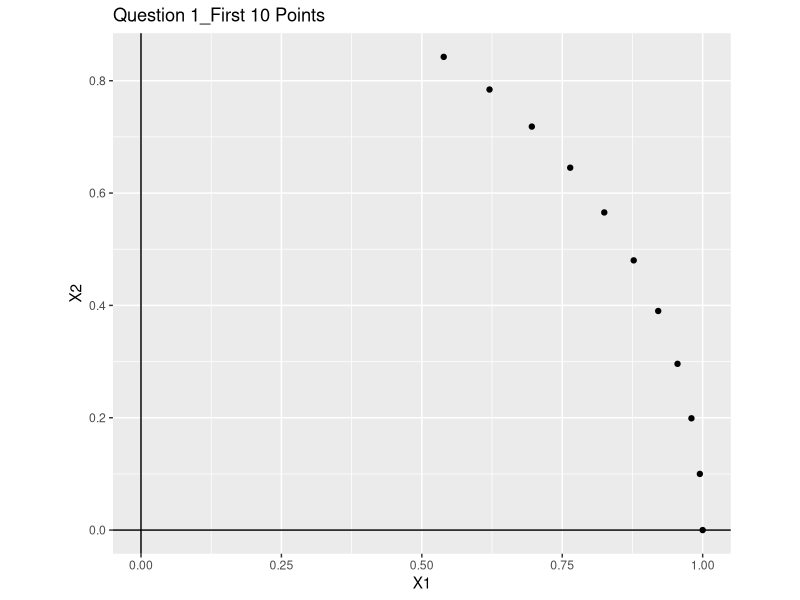
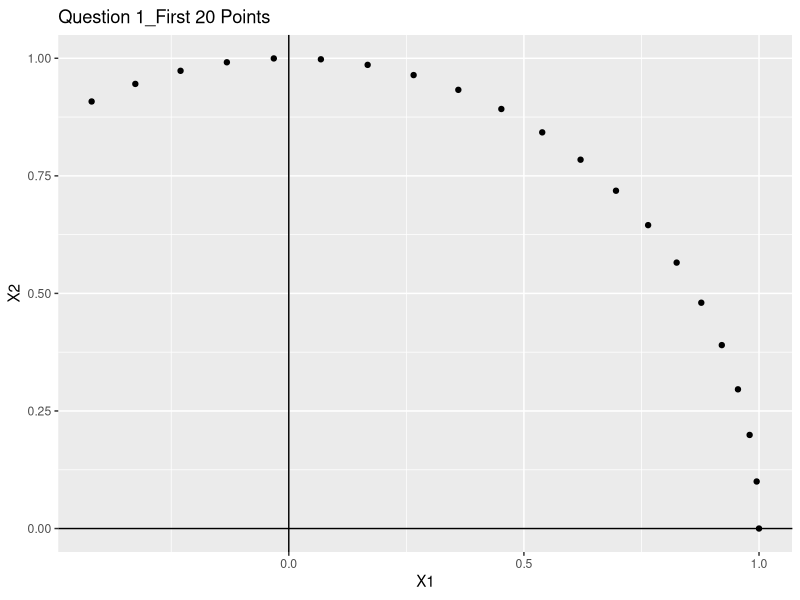
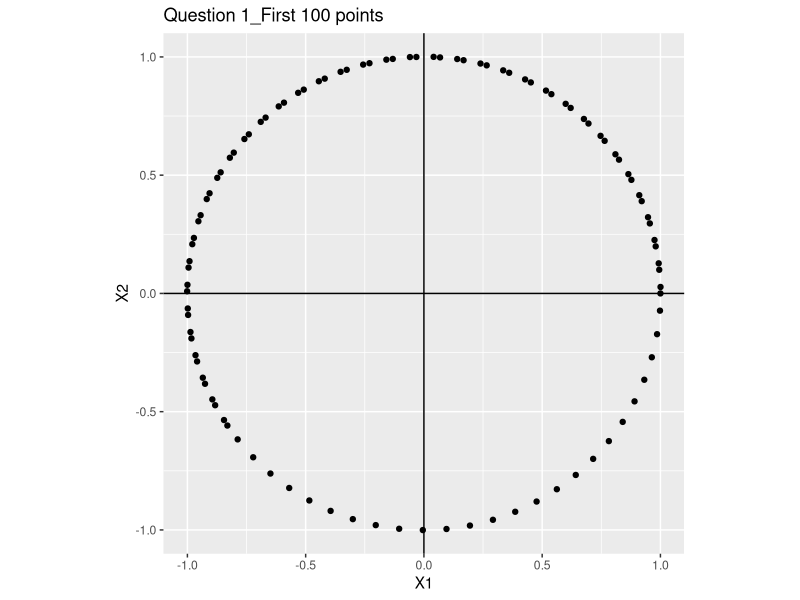
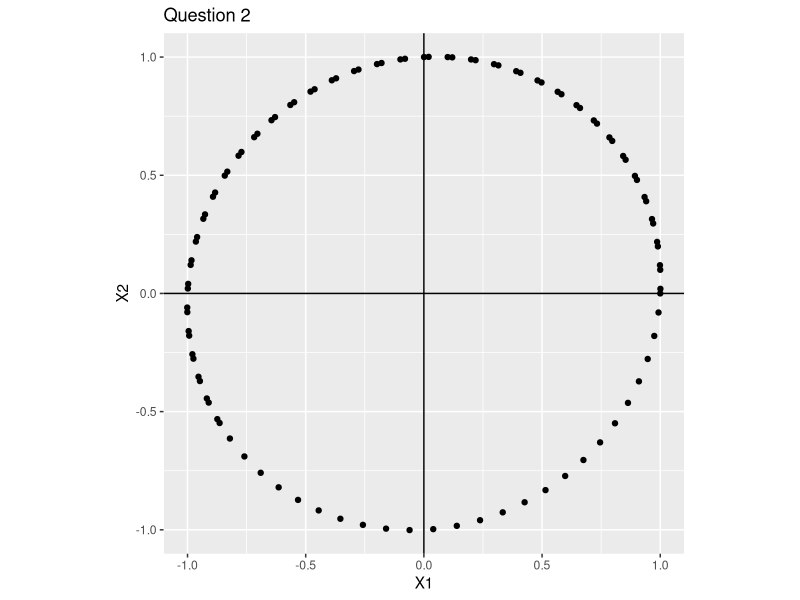
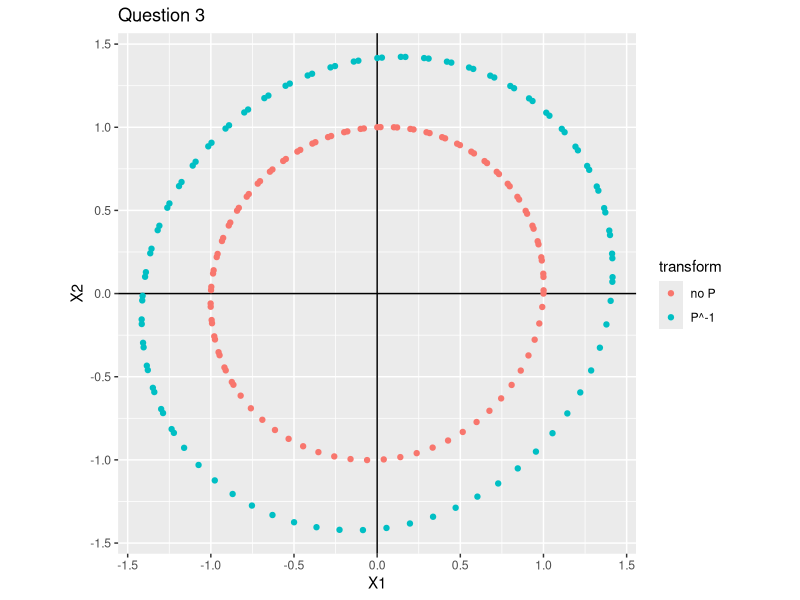
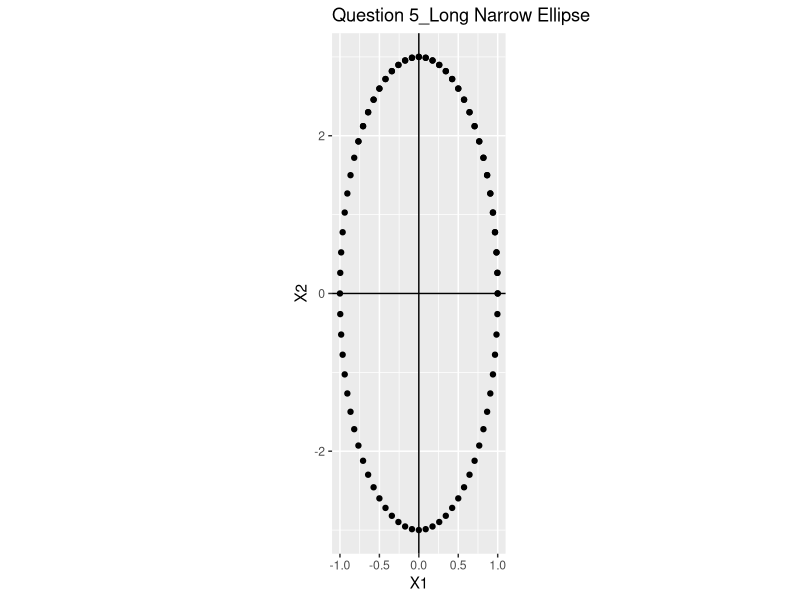
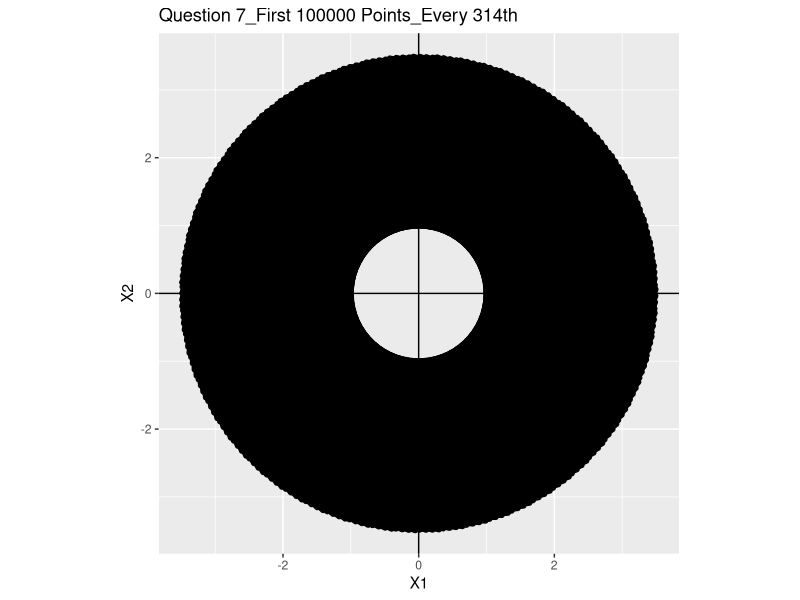
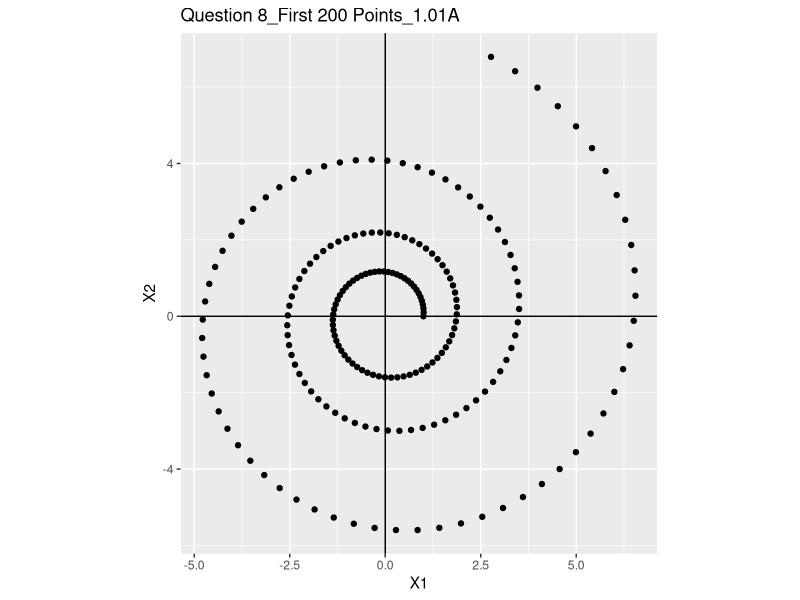

Source code (R) for these figures, in order:
library(expm)
library(ggplot2)

# TODOS:
# 1. q1, run function for needed numbers of points and then plot them. 
# 2. q5, find a matrix that will produce the ellispe. run function and plot
# see https://en.wikipedia.org/wiki/Matrix_representation_of_conic_sections
# 3. q6, figure out what you want to define as "close" to X1 and then plot them
# 4. do q7, q8


# this will perform most of the computations needed

matrix.rotate <- function(x0, matrot, point){
  # start a list with x0 as its only values
  lst <- c(x0)
  
  # set up x current with the intial conditions
  x.current <- t(x0)
  
  for(i in 1:point){
    x.new <-  matrot %*% x.current
    lst <- c(lst, x.new)
    x.current <- x.new
  }
  print(lst)  
  matrix.final <- matrix(lst, nrow = 2, ncol = point + 1)
  return(matrix.final)
}

# q1 consider x(n+1) = x(n) and Ax(n)
# with A = ((.995,-.1)(.1,.995))
# pick some x in R2 and compute first 10 points
# then first 20, then first 100
#############################
#A should wrtiten in this way
#############################
A = matrix(c(.995, .1, -.1, .995), nrow = 2, ncol = 2)


x0 = matrix(c(1,0), nrow = 1, ncol = 2)

q1.10 <- matrix.rotate(x0, A, 10)
q1.20 <- matrix.rotate(x0, A, 20)
q1.100 <- matrix.rotate(x0, A, 100)

A10_df <- data.frame(t(q1.10))
A20_df <- data.frame(t(q1.20))
A100_df <- data.frame(t(q1.100))

ggplot(data = A10_df, aes(x = X1, y = X2)) +
  geom_hline(aes(yintercept = 0)) +
  geom_vline(aes(xintercept = 0)) +
  geom_point() +
  coord_equal(ratio=1) +
  ggtitle("Question 1_First 10 Points")

ggplot(data = A20_df, aes(x = X1, y = X2)) +
  geom_hline(aes(yintercept = 0)) +
  geom_vline(aes(xintercept = 0)) +
  geom_point() +
  coord_equal(ratio=1) +
  ggtitle("Question 1_First 20 Points")

ggplot(data = A100_df, aes(x = X1, y = X2)) +
  geom_hline(aes(yintercept = 0)) +
  geom_vline(aes(xintercept = 0)) +
  geom_point() +
  coord_equal(ratio=1) +
  ggtitle("Question 1_First 100 points")

# q2 now use B = ((1,-.1),(.1,.99))
# compute first 100 points and plot
#############################
#B should written in this way
#############################
B = matrix(c(1, .1, -.1, .99), nrow = 2, ncol = 2)

q2.100 <- matrix.rotate(x0, B, 5)
#############################################################
# Is here should be 100 instead of 5,as the question stated?#
#############################################################
q2.100 <- matrix.rotate(x0, B, 100)
B100_df <- data.frame(t(q2.100))
B100_df$transform <- "no P"

ggplot(data = B100_df, aes(x = X1, y = X2)) +
  geom_hline(aes(yintercept = 0)) +
  geom_vline(aes(xintercept = 0)) +
  geom_point() +
  coord_equal(ratio=1) +
  ggtitle("Question 2")

# q3 compute the Vr Vi of one of the eigen vectors of B let
# let P = (Vr,Vi) what shape will the points in q2 become
# when mulitiplied by P^-1

P <- matrix(c(0.7071, 0.0354, 0,0.7062), nrow = 2, ncol = 2)
#####################################################################
#P should be matrix(c(0.7071, -0.0354, 0,0.7062), nrow = 2, ncol = 2)
######################################################################
P <- matrix(c(0.7071, -0.0354, 0,0.7062), nrow = 2, ncol = 2)
P.inverse <- solve(P)

q3 <- P.inverse %*%  q2.100

q3_df <- data.frame(t(q3))
q3_df$transform <- "P^-1"

q2q3_df <- rbind(B100_df, q3_df)

ggplot(data = q2q3_df, aes(x = X1, y = X2, color = transform)) +
  geom_hline(aes(yintercept = 0)) +
  geom_vline(aes(xintercept = 0)) +
  geom_point() +
  coord_equal(ratio=1) +
  ggtitle("Question 3")

# q4 Dianonalize A and B are the Vr Vi of an complex eigen
# vector are they orthogonal
########################
# prove it analytically#
########################



# q5 find a matrix such that the points form a very long narrow
# ellipse
#######################
# I can not come up one:-(
##################################

M = matrix(c(cos(5*pi/180), sin(5*pi/180), -sin(5*pi/180), cos(5*pi/180)), nrow = 2, ncol = 2)
V = matrix(c(1, 0, 0, 3), nrow = 2, ncol = 2)

x0 = matrix(c(1,0), nrow = 1, ncol = 2)

q5.100 <- matrix.rotate(x0, M, 100)

q5.100 <- V%*%q5.100

M100_df <- data.frame(t(q5.100))

ggplot(data = M100_df, aes(x = X1, y = X2)) +
  geom_hline(aes(yintercept = 0)) +
  geom_vline(aes(xintercept = 0)) +
  geom_point() +
  coord_equal(ratio=1) + 
  ggtitle("Question 5_Long Narrow Ellipse")


# q6 for E values of A compute angle by which A rotates points.
# if X(0) = (1,0) find values for n in which X(n) is very close
# the x1 axis. then repeat for B


# q7 compute first 100,000 points affected by A, only plot
# every 314th point, then every 3137th point.

A = matrix(c(.995, .1, -.1, .995), nrow = 2, ncol = 2)

x0 = matrix(c(1,0), nrow = 1, ncol = 2)

q7.100000 <- matrix.rotate(x0, A, 100000)

######################################################################
# here, should write another functions to make it only generates every 
######################################################################
A100000_df <- data.frame(t(q7.100000))

ggplot(data = A100000_df, aes(x = X1, y = X2)) +
  geom_hline(aes(yintercept = 0)) +
  geom_vline(aes(xintercept = 0)) +
  geom_point() +
  coord_equal(ratio=1) +
  ggtitle("Question 7_First 100000 Points_Every 314th")





# q8 let A+ = 1.01 A solve x(n+1) = A+x(n) and plot first 200
# points repeat for .99A, 1.01B and .99B
#A+ = 1.01 A
A = matrix(c(.995, .1, -.1, .995), nrow = 2, ncol = 2)
Aplus=1.01*A

x0 = matrix(c(1,0), nrow = 1, ncol = 2)

q8.200 <- matrix.rotate(x0, Aplus, 200)
Aplus200_df <- data.frame(t(q8.200))

ggplot(data = Aplus200_df, aes(x = X1, y = X2)) +
  geom_hline(aes(yintercept = 0)) +
  geom_vline(aes(xintercept = 0)) +
  geom_point() +
  coord_equal(ratio=1) +
  ggtitle("Question 8_First 200 Points_1.01A")


#A+ = 0.99A
A = matrix(c(.995, .1, -.1, .995), nrow = 2, ncol = 2)
Apluss=0.99*A

x0 = matrix(c(1,0), nrow = 1, ncol = 2)

q88.200 <- matrix.rotate(x0, Apluss, 200)
Apluss200_df <- data.frame(t(q88.200))

ggplot(data = Apluss200_df, aes(x = X1, y = X2)) +
  geom_hline(aes(yintercept = 0)) +
  geom_vline(aes(xintercept = 0)) +
  geom_point() +
  coord_equal(ratio=1) +
  ggtitle("Question 8_First 200 Points_0.99A")

#B+ = 1.01 B
B = matrix(c(1, .1, -.1, .99), nrow = 2, ncol = 2)
Bplus=1.01*B

x0 = matrix(c(1,0), nrow = 1, ncol = 2)

q8b.200 <- matrix.rotate(x0, Bplus, 200)
Bplus200_df <- data.frame(t(q8b.200))

ggplot(data = Bplus200_df, aes(x = X1, y = X2)) +
  geom_hline(aes(yintercept = 0)) +
  geom_vline(aes(xintercept = 0)) +
  geom_point() +
  coord_equal(ratio=1) +
  ggtitle("Question 8_First 200 Points_1.01B")


#B+ = 0.99B
B = matrix(c(1, .1, -.1, .99), nrow = 2, ncol = 2)
Bpluss=0.99*A

x0 = matrix(c(1,0), nrow = 1, ncol = 2)

q88b.200 <- matrix.rotate(x0, Bpluss, 200)
Bpluss200_df <- data.frame(t(q88b.200))

ggplot(data = Bpluss200_df, aes(x = X1, y = X2)) +
  geom_hline(aes(yintercept = 0)) +
  geom_vline(aes(xintercept = 0)) +
  geom_point() +
  coord_equal(ratio=1) +
  ggtitle("Question 8_First 200 Points_0.99B")
